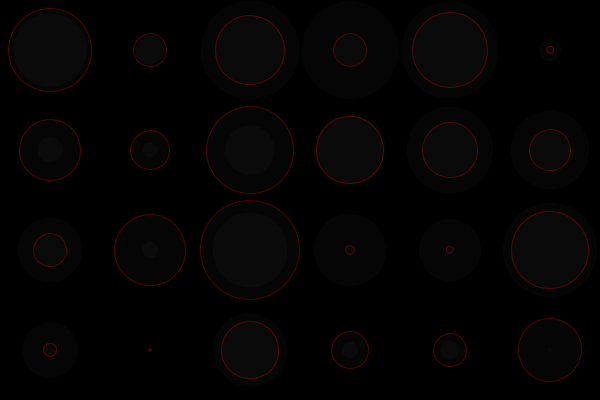
Frame 1 (no input)
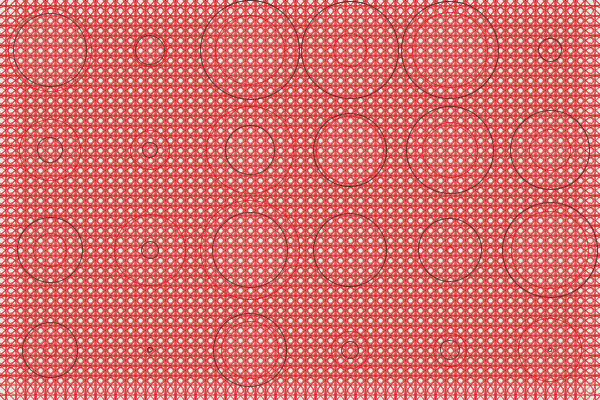
Frame 60 (the mouse pressed at the canvas centre just before this capture)
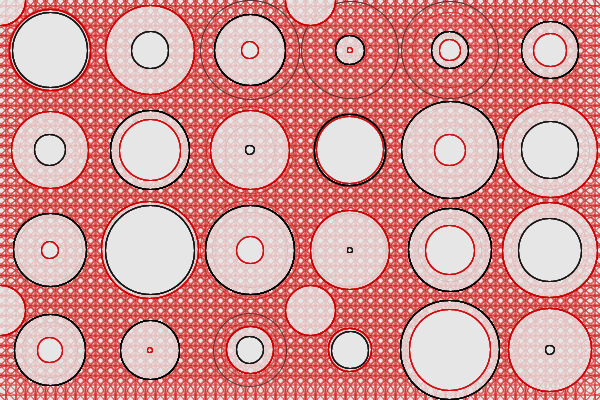
Frame 120 (the mouse held since frame 60 and released just before this capture)

The Processing sketch that drew these frames (run headless with seeded random() and noise(); from frame 60 on, the mouse is pressed at the canvas centre):

// Processing sketch: processing_46956
// ── processing_46956.pde

int abstand = 20;
void setup(){
  smooth();
  background(0);
  noStroke();
  size(600,400);
  noFill();
  frameRate(500);
  ellipseMode(CENTER);
  }

void draw(){
   
  abstand = mouseX+10;
  for(int j = 0; j<=height/abstand; j++){
    for(int i = 0; i<=width/abstand; i++){
  ellipse(abstand*i,abstand*j,50,50);
  }}
  
  randomSeed(mouseX);
  
  fill(255,5);
   if (frameRate%10==0) 
    ellipse(0,0,height,width);

  for(int i=0;i<10;i++){
    for(int j=0;j<10;j++){
   
  stroke(0,100);
  float r = random(2,100);
  ellipse(i*100+50 ,j*100+50,r,r);
      stroke(random(200,200),0,0, 100);
      r = random(2,100);
      ellipse(i*100+50 ,j*100+50 ,r,r);
    }
  }
}
